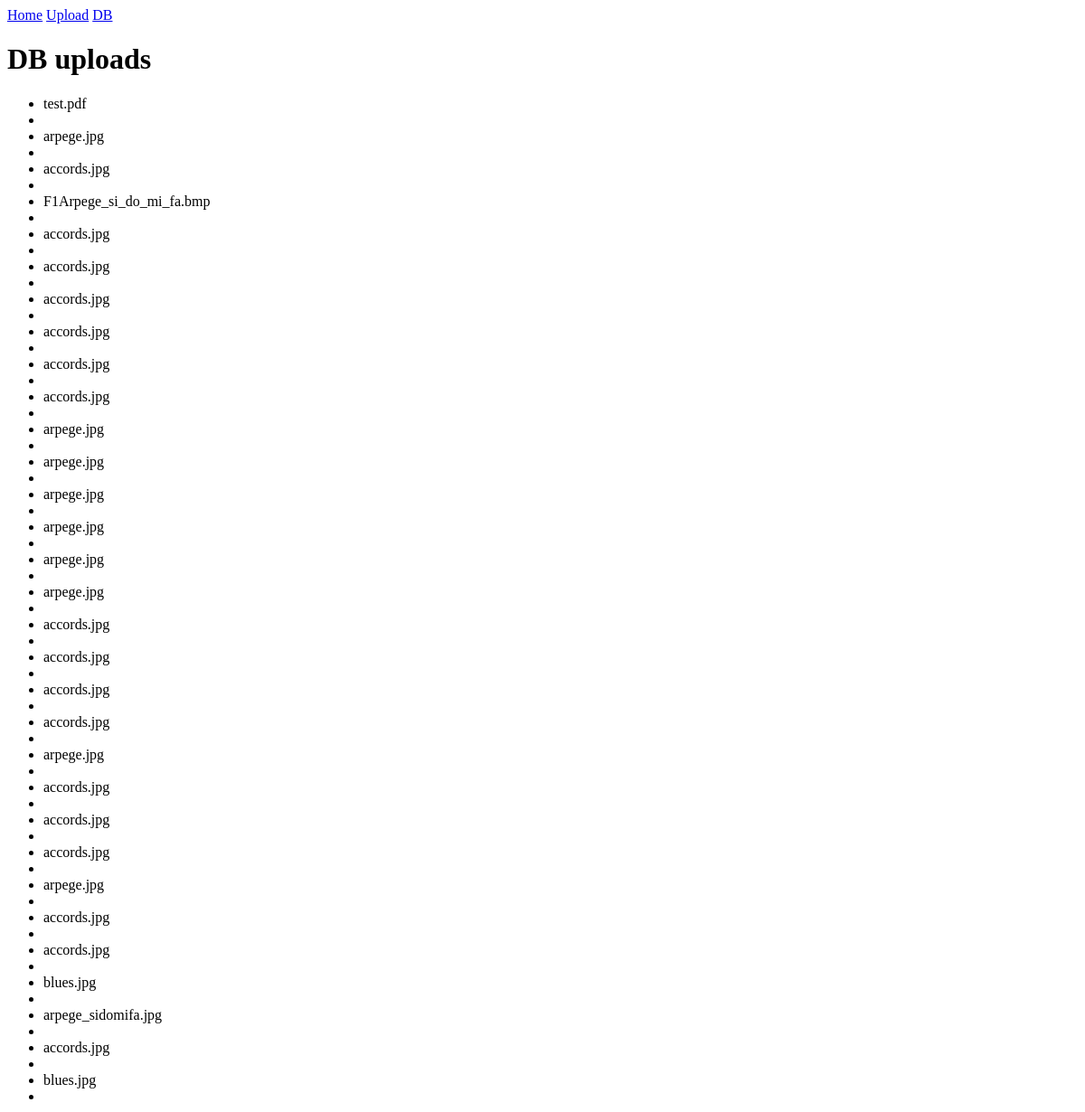
Page /upload_db on the earlier database version.
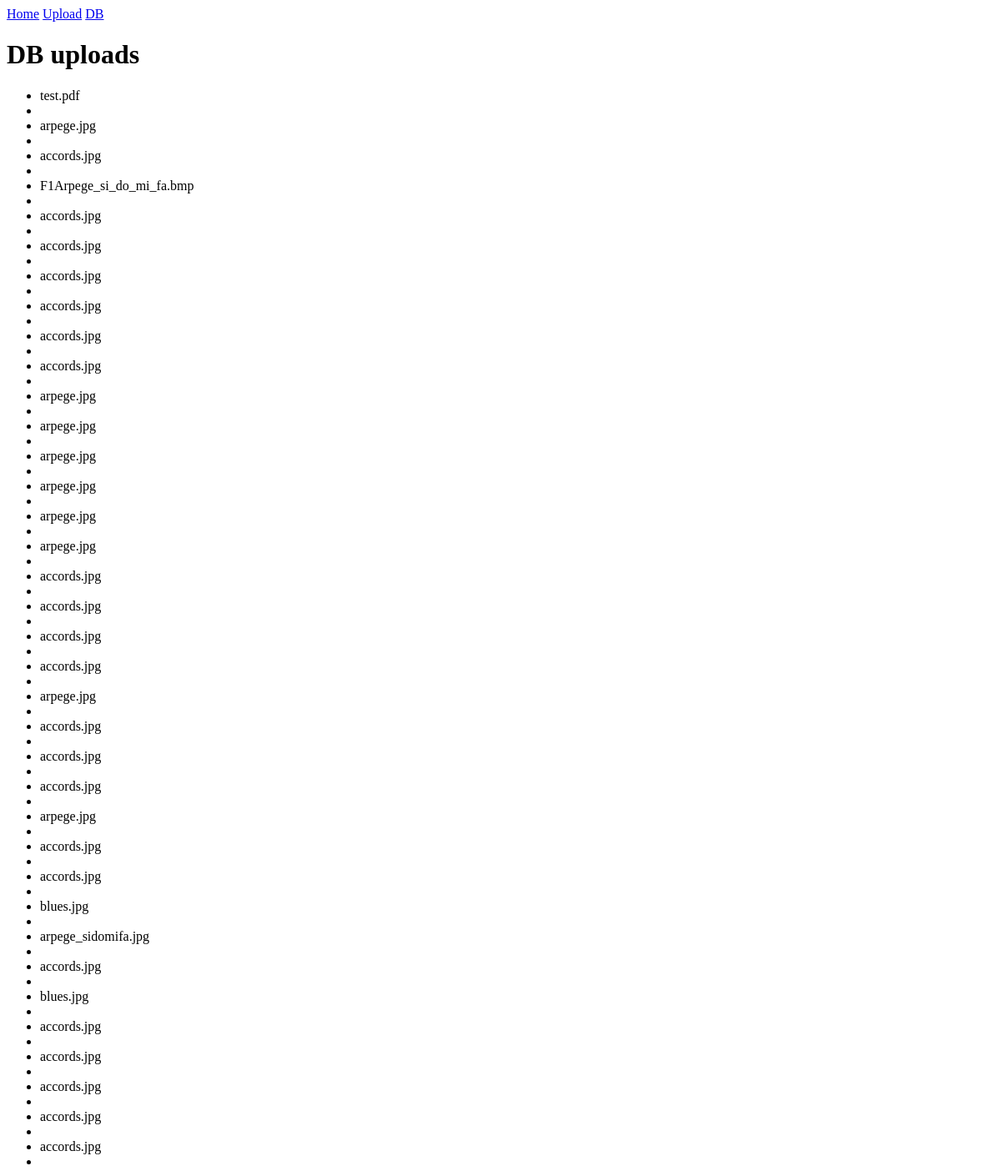
Same page on the later database version.
### app/models.py (models this page shows, shortened)
class Upload(db.Model):
    id = db.Column(db.Integer, primary_key=True)
    filename = db.Column(db.String(200), index=True)

### app/routes.py (the view)
@app.route('/upload_db')
def upload_db():
    uploads = Upload.query.all()
    return render_template('upload_db.html', uploads=uploads, os=os)

### app/templates/upload_db.html
{% extends "base.html" %}
{% block content %}
    <h1>DB uploads</h1>
    {% if uploads %}
    <p>
        <ul>
            {% for upload in uploads %}
            <li>{% if os.path.isfile('./app/static/uploads/'+upload.filename) %}(I){% endif %} {{ upload.filename }}</li>
            <li>{% if os.path.isfile('./app/static/uploads/'+upload.filename) %} <img src="./static/uploads/{{ upload.filename }}" height="100px"/> {% endif %}</li>
            {% endfor %}
        </ul>
    </p>
    {% endif %}
{% endblock %}

### app/templates/base.html (shortened to what this page needs)
<!DOCTYPE html>
<html lang="en">
<head>
</head>
<body>
    <nav>
        <a href="/">Home</a>
        <a href="/upload">Upload</a>
        <a href="/upload_db">DB</a>
    </nav>
    {% block content %}{% endblock %}
</body>
</html>

Differences in the rows shown:
added Upload: filename "accords.jpg"
added Upload: filename "accords.jpg"
added Upload: filename "accords.jpg"
added Upload: filename "accords.jpg"
added Upload: filename "accords.jpg"
